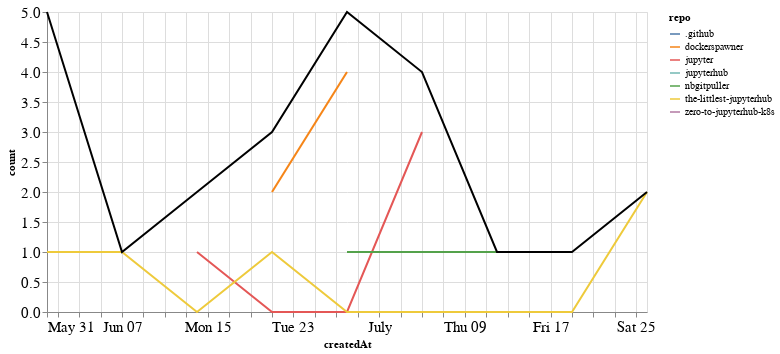

The notebook cell this image was saved under:
### Markdown cell above
## PRs

### Code cell
prs_time = prs.groupby('repo').resample('W', on='createdAt').count()['author'].reset_index()
prs_time = prs_time.rename(columns={'author': 'count'})
prs_time_total = prs_time.groupby('createdAt').agg({"count": "sum"}).reset_index()

ch1 = alt.Chart(prs_time, width=600).mark_line().encode(
    x='createdAt',
    y='count',
    color='repo',
    tooltip="repo"
)

ch2 = alt.Chart(prs_time_total, width=600).mark_line(color="black").encode(
    x='createdAt',
    y='count',
)

ch1 + ch2

### Figure 1 — Vega-Lite specification as saved in the notebook (floating-point values rounded to 4 significant figures)
{"config": {"axisLeft": {"labelFontSize": 15}, "axisBottom": {"labelFontSize": 15}}, "layer": [{"data": {"name": "data-a27ae51c38db3bd60cbc7c88a80245c5"}, "mark": "line", "encoding": {"color": {"type": "nominal", "field": "repo"}, "tooltip": {"type": "nominal", "field": "repo"}, "x": {"type": "temporal", "field": "createdAt"}, "y": {"type": "quantitative", "field": "count"}}, "width": 600}, {"data": {"name": "data-8ac36a26cd5a0a176b5448f504b264e7"}, "mark": {"type": "line", "color": "black"}, "encoding": {"x": {"type": "temporal", "field": "createdAt"}, "y": {"type": "quantitative", "field": "count"}}, "width": 600}], "$schema": "https://vega.github.io/schema/vega-lite/v4.8.1.json", "datasets": {"data-a27ae51c38db3bd60cbc7c88a80245c5": [{"repo": ".github", "createdAt": "2020-06-14T00:00:00", "count": 1}, {"repo": "dockerspawner", "createdAt": "2020-06-21T00:00:00", "count": 2}, {"repo": "dockerspawner", "createdAt": "2020-06-28T00:00:00", "count": 4}, {"repo": "jupyter", "createdAt": "2020-06-14T00:00:00", "count": 1}, {"repo": "jupyter", "createdAt": "2020-06-21T00:00:00", "count": 0}, {"repo": "jupyter", "createdAt": "2020-06-28T00:00:00", "count": 0}, {"repo": "jupyter", "createdAt": "2020-07-05T00:00:00", "count": 3}, {"repo": "jupyterhub", "createdAt": "2020-05-31T00:00:00", "count": 3}, {"repo": "nbgitpuller", "createdAt": "2020-06-28T00:00:00", "count": 1}, {"repo": "nbgitpuller", "createdAt": "2020-07-05T00:00:00", "count": 1}, {"repo": "nbgitpuller", "createdAt": "2020-07-12T00:00:00", "count": 1}, {"repo": "nbgitpuller", "createdAt": "2020-07-19T00:00:00", "count": 1}, {"repo": "the-littlest-jupyterhub", "createdAt": "2020-05-31T00:00:00", "count": 1}, {"repo": "the-littlest-jupyterhub", "createdAt": "2020-06-07T00:00:00", "count": 1}, {"repo": "the-littlest-jupyterhub", "createdAt": "2020-06-14T00:00:00", "count": 0}, {"repo": "the-littlest-jupyterhub", "createdAt": "2020-06-21T00:00:00", "count": 1}, {"repo": "the-littlest-jupyterhub", "createdAt": "2020-06-28T00:00:00", "count": 0}, {"repo": "the-littlest-jupyterhub", "createdAt": "2020-07-05T00:00:00", "count": 0}, {"repo": "the-littlest-jupyterhub", "createdAt": "2020-07-12T00:00:00", "count": 0}, {"repo": "the-littlest-jupyterhub", "createdAt": "2020-07-19T00:00:00", "count": 0}, {"repo": "the-littlest-jupyterhub", "createdAt": "2020-07-26T00:00:00", "count": 2}, {"repo": "zero-to-jupyterhub-k8s", "createdAt": "2020-05-31T00:00:00", "count": 1}], "data-8ac36a26cd5a0a176b5448f504b264e7": [{"createdAt": "2020-05-31T00:00:00", "count": 5}, {"createdAt": "2020-06-07T00:00:00", "count": 1}, {"createdAt": "2020-06-14T00:00:00", "count": 2}, {"createdAt": "2020-06-21T00:00:00", "count": 3}, {"createdAt": "2020-06-28T00:00:00", "count": 5}, {"createdAt": "2020-07-05T00:00:00", "count": 4}, {"createdAt": "2020-07-12T00:00:00", "count": 1}, {"createdAt": "2020-07-19T00:00:00", "count": 1}, {"createdAt": "2020-07-26T00:00:00", "count": 2}]}}
